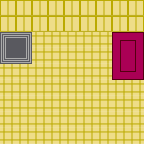

A level layout from a 2D game, rendered from its tile map. Below: a short description, then the map file with its tile-grid data intact:
An orthogonal 9x9 tile map with 16x16 px tiles, 1 tile layer (Tile Layer 1), 2 tilesets.

<map version="1.10" tiledversion="1.10.2" orientation="orthogonal" renderorder="right-down" width="9" height="9" tilewidth="16" tileheight="16" infinite="0" nextlayerid="2" nextobjectid="1">
 <tileset firstgid="1" source="indoors.tsx" />
 <tileset firstgid="40" source="floors.tsx" />
 <layer id="1" name="Tile Layer 1" width="9" height="9">
  <data encoding="csv">
18,18,18,18,18,18,18,18,18,
18,18,18,18,18,18,18,18,18,
40,41,21,21,21,21,21,46,51,
62,63,21,21,21,21,21,68,73,
21,21,21,21,21,21,21,74,79,
21,21,21,21,21,21,21,21,21,
21,21,21,21,21,21,21,21,21,
21,21,21,21,21,21,21,21,21,
21,21,21,21,21,21,21,21,21
</data>
 </layer>
</map>
